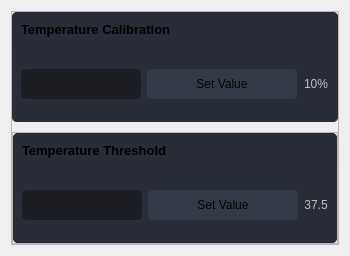
                  <widget class="QWidget" name="page_widgets">
                   <property name="layoutDirection">
                    <enum>Qt::LeftToRight</enum>
                   </property>
                   <layout class="QVBoxLayout" name="verticalLayout_6">
                    <property name="spacing">
                     <number>0</number>
                    </property>
                    <item alignment="Qt::AlignTop">
                     <widget class="QFrame" name="containeWidget">
                      <property name="frameShape">
                       <enum>QFrame::StyledPanel</enum>
                      </property>
                      <property name="frameShadow">
                       <enum>QFrame::Raised</enum>
                      </property>
                      <layout class="QVBoxLayout" name="verticalLayout_14">
                       <property name="spacing">
                        <number>10</number>
                       </property>
                       <property name="leftMargin">
                        <number>0</number>
                       </property>
                       <property name="topMargin">
                        <number>0</number>
                       </property>
                       <property name="rightMargin">
                        <number>0</number>
                       </property>
                       <property name="bottomMargin">
                        <number>0</number>
                       </property>
                       <item>
                        <widget class="QFrame" name="frameCalibration">
                         <property name="minimumSize">
                          <size>
                           <width>0</width>
                           <height>100</height>
                          </size>
                         </property>
                         <property name="styleSheet">
                          <string notr="true">border-radius: 5px;</string>
                         </property>
                         <property name="frameShape">
                          <enum>QFrame::StyledPanel</enum>
                         </property>
                         <property name="frameShadow">
                          <enum>QFrame::Raised</enum>
                         </property>
                         <layout class="QVBoxLayout" name="verticalLayout_15">
                          <property name="spacing">
                           <number>0</number>
                          </property>
                          <property name="leftMargin">
                           <number>0</number>
                          </property>
                          <property name="topMargin">
                           <number>0</number>
                          </property>
                          <property name="rightMargin">
                           <number>0</number>
                          </property>
                          <property name="bottomMargin">
                           <number>0</number>
                          </property>
                          <item>
                           <widget class="QFrame" name="frame_div_calibration">
                            <property name="minimumSize">
                             <size>
                              <width>0</width>
                              <height>110</height>
                             </size>
                            </property>
                            <property name="maximumSize">
                             <size>
                              <width>16777215</width>
                              <height>110</height>
                             </size>
                            </property>
                            <property name="styleSheet">
                             <string notr="true">background-color: rgb(41, 45, 56);
border-radius: 5px;
</string>
                            </property>
                            <property name="frameShape">
                             <enum>QFrame::NoFrame</enum>
                            </property>
                            <property name="frameShadow">
                             <enum>QFrame::Raised</enum>
                            </property>
                            <layout class="QVBoxLayout" name="verticalLayout_7">
                             <property name="spacing">
                              <number>0</number>
                             </property>
                             <property name="leftMargin">
                              <number>0</number>
                             </property>
                             <property name="topMargin">
                              <number>0</number>
                             </property>
                             <property name="rightMargin">
                              <number>0</number>
                             </property>
                             <property name="bottomMargin">
                              <number>0</number>
                             </property>
                             <item>
                              <widget class="QFrame" name="frame_title_wid_1">
                               <property name="maximumSize">
                                <size>
                                 <width>16777215</width>
                                 <height>35</height>
                                </size>
                               </property>
                               <property name="styleSheet">
                                <string notr="true">background-color: rgb(39, 44, 54);</string>
                               </property>
                               <property name="frameShape">
                                <enum>QFrame::StyledPanel</enum>
                               </property>
                               <property name="frameShadow">
                                <enum>QFrame::Raised</enum>
                               </property>
                               <layout class="QVBoxLayout" name="verticalLayout_8">
                                <property name="leftMargin">
                                 <number>9</number>
                                </property>
                                <property name="topMargin">
                                 <number>9</number>
                                </property>
                                <property name="rightMargin">
                                 <number>9</number>
                                </property>
                                <property name="bottomMargin">
                                 <number>9</number>
                                </property>
                                <item>
                                 <widget class="QLabel" name="labelBoxSensor">
                                  <property name="font">
                                   <font>
                                    <family>Segoe UI</family>
                                    <pointsize>10</pointsize>
                                    <weight>75</weight>
                                    <bold>true</bold>
                                   </font>
                                  </property>
                                  <property name="styleSheet">
                                   <string notr="true"/>
                                  </property>
                                  <property name="text">
                                   <string>Temperature Calibration</string>
                                  </property>
                                 </widget>
                                </item>
                               </layout>
                              </widget>
                             </item>
                             <item>
                              <widget class="QFrame" name="frame_content_wid_1">
                               <property name="frameShape">
                                <enum>QFrame::NoFrame</enum>
                               </property>
                               <property name="frameShadow">
                                <enum>QFrame::Raised</enum>
                               </property>
                               <layout class="QHBoxLayout" name="horizontalLayout_9">
                                <item>
                                 <layout class="QGridLayout" name="gridLayout">
                                  <property name="bottomMargin">
                                   <number>0</number>
                                  </property>
                                  <item row="0" column="0">
                                   <widget class="QLineEdit" name="editCalibration">
                                    <property name="sizePolicy">
                                     <sizepolicy hsizetype="Minimum" vsizetype="Fixed">
                                      <horstretch>0</horstretch>
                                      <verstretch>0</verstretch>
                                     </sizepolicy>
                                    </property>
                                    <property name="minimumSize">
                                     <size>
                                      <width>0</width>
                                      <height>30</height>
                                     </size>
                                    </property>
                                    <property name="styleSheet">
                                     <string notr="true">QLineEdit {
	background-color: rgb(27, 29, 35);
	border-radius: 5px;
	border: 2px solid rgb(27, 29, 35);
	padding-left: 10px;
}
QLineEdit:hover {
	border: 2px solid rgb(64, 71, 88);
}
QLineEdit:focus {
	border: 2px solid rgb(91, 101, 124);
}</string>
                                    </property>
                                    <property name="placeholderText">
                                     <string/>
                                    </property>
                                   </widget>
                                  </item>
                                  <item row="0" column="2">
                                   <widget class="QPushButton" name="btn_Calibration">
                                    <property name="minimumSize">
                                     <size>
                                      <width>150</width>
                                      <height>30</height>
                                     </size>
                                    </property>
                                    <property name="font">
                                     <font>
                                      <family>Segoe UI</family>
                                      <pointsize>9</pointsize>
                                     </font>
                                    </property>
                                    <property name="styleSheet">
                                     <string notr="true">QPushButton {
	border: 2px solid rgb(52, 59, 72);
	border-radius: 5px;	
	background-color: rgb(52, 59, 72);
}
QPushButton:hover {
	background-color: rgb(57, 65, 80);
	border: 2px solid rgb(61, 70, 86);
}
QPushButton:pressed {	
	background-color: rgb(35, 40, 49);
	border: 2px solid rgb(43, 50, 61);
}</string>
                                    </property>
                                    <property name="text">
                                     <string>Set Value</string>
                                    </property>
                                    <property name="icon">
                                     <iconset resource="files.qrc">
                                      <normaloff>:/16x16/icons/16x16/cil-check-alt.png</normaloff>:/16x16/icons/16x16/cil-check-alt.png</iconset>
                                    </property>
                                   </widget>
                                  </item>
                                  <item row="0" column="3">
                                   <widget class="QLabel" name="labelCalibration">
                                    <property name="enabled">
                                     <bool>false</bool>
                                    </property>
                                    <property name="sizePolicy">
                                     <sizepolicy hsizetype="Minimum" vsizetype="Preferred">
                                      <horstretch>0</horstretch>
                                      <verstretch>0</verstretch>
                                     </sizepolicy>
                                    </property>
                                    <property name="text">
                                     <string>10%</string>
                                    </property>
                                    <property name="alignment">
                                     <set>Qt::AlignCenter</set>
                                    </property>
                                   </widget>
                                  </item>
                                 </layout>
                                </item>
                               </layout>
                              </widget>
                             </item>
                            </layout>
                           </widget>
                          </item>
                         </layout>
                        </widget>
                       </item>
                       <item>
                        <widget class="QFrame" name="frameThreshold">
                         <property name="frameShape">
                          <enum>QFrame::StyledPanel</enum>
                         </property>
                         <property name="frameShadow">
                          <enum>QFrame::Raised</enum>
                         </property>
                         <layout class="QVBoxLayout" name="verticalLayout_13">
                          <property name="spacing">
                           <number>0</number>
                          </property>
                          <property name="leftMargin">
                           <number>0</number>
                          </property>
                          <property name="topMargin">
                           <number>0</number>
                          </property>
                          <property name="rightMargin">
                           <number>0</number>
                          </property>
                          <property name="bottomMargin">
                           <number>0</number>
                          </property>
                          <item>
                           <widget class="QFrame" name="frame_div_Threshold">
                            <property name="minimumSize">
                             <size>
                              <width>0</width>
                              <height>110</height>
                             </size>
                            </property>
                            <property name="maximumSize">
                             <size>
                              <width>16777215</width>
                              <height>110</height>
                             </size>
                            </property>
                            <property name="styleSheet">
                             <string notr="true">background-color: rgb(41, 45, 56);
border-radius: 5px;
</string>
                            </property>
                            <property name="frameShape">
                             <enum>QFrame::NoFrame</enum>
                            </property>
                            <property name="frameShadow">
                             <enum>QFrame::Raised</enum>
                            </property>
                            <layout class="QVBoxLayout" name="verticalLayout_11">
                             <property name="spacing">
                              <number>0</number>
                             </property>
                             <property name="leftMargin">
                              <number>0</number>
                             </property>
                             <property name="topMargin">
                              <number>0</number>
                             </property>
                             <property name="rightMargin">
                              <number>0</number>
                             </property>
                             <property name="bottomMargin">
                              <number>0</number>
                             </property>
                             <item>
                              <widget class="QFrame" name="frame_title_wid_2">
                               <property name="maximumSize">
                                <size>
                                 <width>16777215</width>
                                 <height>35</height>
                                </size>
                               </property>
                               <property name="styleSheet">
                                <string notr="true">background-color: rgb(39, 44, 54);</string>
                               </property>
                               <property name="frameShape">
                                <enum>QFrame::StyledPanel</enum>
                               </property>
                               <property name="frameShadow">
                                <enum>QFrame::Raised</enum>
                               </property>
                               <layout class="QVBoxLayout" name="verticalLayout_12">
                                <property name="leftMargin">
                                 <number>9</number>
                                </property>
                                <property name="topMargin">
                                 <number>9</number>
                                </property>
                                <property name="rightMargin">
                                 <number>9</number>
                                </property>
                                <property name="bottomMargin">
                                 <number>9</number>
                                </property>
                                <item>
                                 <widget class="QLabel" name="labelBoxSensor_2">
                                  <property name="font">
                                   <font>
                                    <family>Segoe UI</family>
                                    <pointsize>10</pointsize>
                                    <weight>75</weight>
                                    <bold>true</bold>
                                   </font>
                                  </property>
                                  <property name="styleSheet">
                                   <string notr="true"/>
                                  </property>
                                  <property name="text">
                                   <string>Temperature Threshold</string>
                                  </property>
                                 </widget>
                                </item>
                               </layout>
                              </widget>
                             </item>
                             <item>
                              <widget class="QFrame" name="frame_content_wid_2">
                               <property name="frameShape">
                                <enum>QFrame::NoFrame</enum>
                               </property>
                               <property name="frameShadow">
                                <enum>QFrame::Raised</enum>
                               </property>
                               <layout class="QHBoxLayout" name="horizontalLayout_11">
                                <item>
                                 <layout class="QGridLayout" name="gridLayout_2">
                                  <property name="bottomMargin">
                                   <number>0</number>
                                  </property>
                                  <item row="0" column="0">
                                   <widget class="QLineEdit" name="editThreshold">
                                    <property name="sizePolicy">
                                     <sizepolicy hsizetype="Minimum" vsizetype="Fixed">
                                      <horstretch>0</horstretch>
                                      <verstretch>0</verstretch>
                                     </sizepolicy>
                                    </property>
                                    <property name="minimumSize">
                                     <size>
                                      <width>0</width>
                                      <height>30</height>
                                     </size>
                                    </property>
                                    <property name="styleSheet">
                                     <string notr="true">QLineEdit {
	background-color: rgb(27, 29, 35);
	border-radius: 5px;
	border: 2px solid rgb(27, 29, 35);
	padding-left: 10px;
}
QLineEdit:hover {
	border: 2px solid rgb(64, 71, 88);
}
QLineEdit:focus {
	border: 2px solid rgb(91, 101, 124);
}</string>
                                    </property>
                                    <property name="placeholderText">
                                     <string/>
                                    </property>
                                   </widget>
                                  </item>
                                  <item row="0" column="2">
                                   <widget class="QPushButton" name="btn_Threshold">
                                    <property name="minimumSize">
                                     <size>
                                      <width>150</width>
                                      <height>30</height>
                                     </size>
                                    </property>
                                    <property name="font">
                                     <font>
                                      <family>Segoe UI</family>
                                      <pointsize>9</pointsize>
                                     </font>
                                    </property>
                                    <property name="styleSheet">
                                     <string notr="true">QPushButton {
	border: 2px solid rgb(52, 59, 72);
	border-radius: 5px;	
	background-color: rgb(52, 59, 72);
}
QPushButton:hover {
	background-color: rgb(57, 65, 80);
	border: 2px solid rgb(61, 70, 86);
}
QPushButton:pressed {	
	background-color: rgb(35, 40, 49);
	border: 2px solid rgb(43, 50, 61);
}</string>
                                    </property>
                                    <property name="text">
                                     <string>Set Value</string>
                                    </property>
                                    <property name="icon">
                                     <iconset resource="files.qrc">
                                      <normaloff>:/16x16/icons/16x16/cil-check-alt.png</normaloff>:/16x16/icons/16x16/cil-check-alt.png</iconset>
                                    </property>
                                   </widget>
                                  </item>
                                  <item row="0" column="3">
                                   <widget class="QLabel" name="labelThreshold">
                                    <property name="enabled">
                                     <bool>false</bool>
                                    </property>
                                    <property name="sizePolicy">
                                     <sizepolicy hsizetype="Minimum" vsizetype="Preferred">
                                      <horstretch>0</horstretch>
                                      <verstretch>0</verstretch>
                                     </sizepolicy>
                                    </property>
                                    <property name="text">
                                     <string>37.5</string>
                                    </property>
                                    <property name="alignment">
                                     <set>Qt::AlignCenter</set>
                                    </property>
                                   </widget>
                                  </item>
                                 </layout>
                                </item>
                               </layout>
                              </widget>
                             </item>
                            </layout>
                           </widget>
                          </item>
                         </layout>
                        </widget>
                       </item>
                      </layout>
                     </widget>
                    </item>
                   </layout>
                  </widget>
